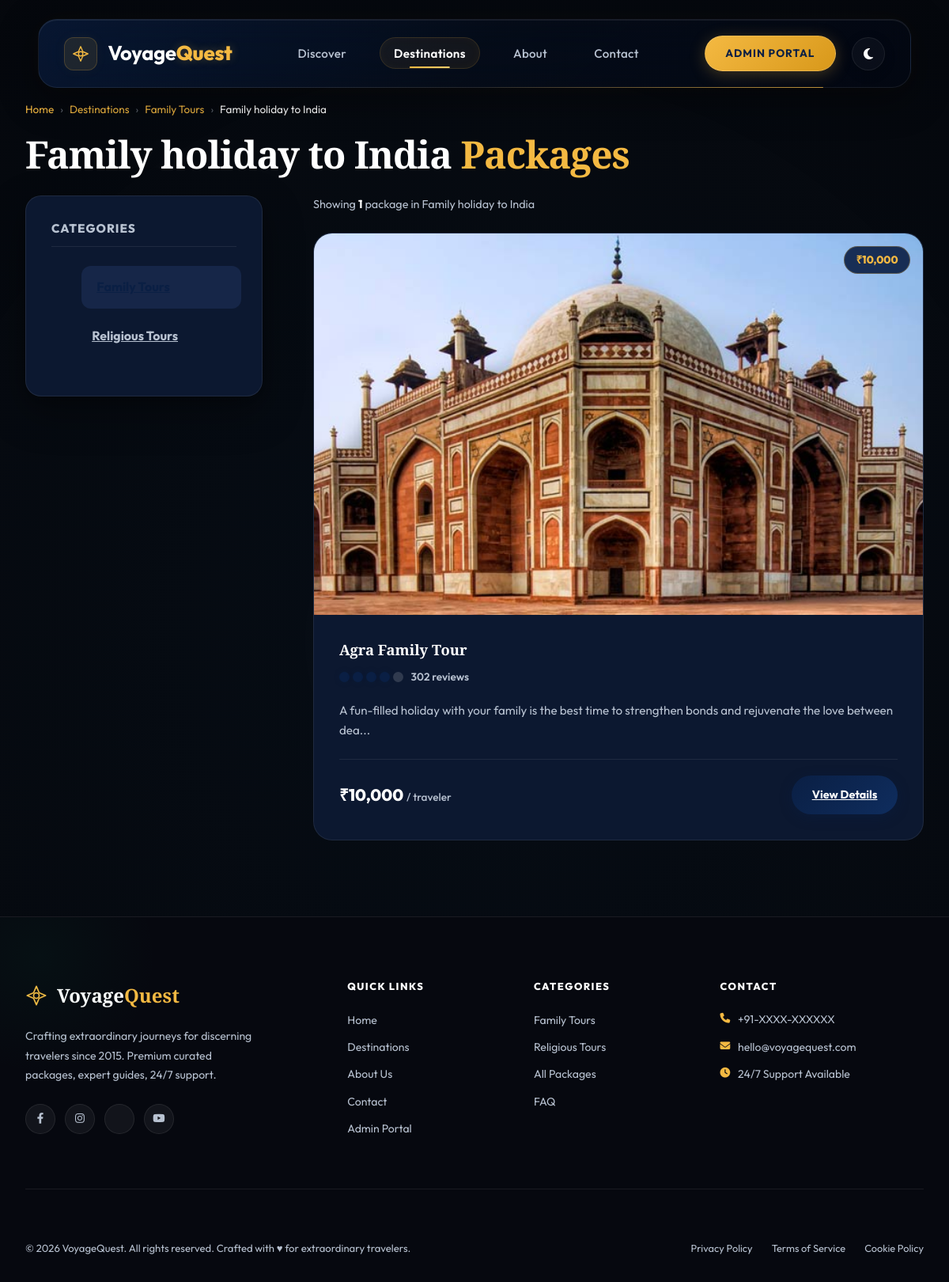
Page /package.php?subcatid=1 on the committed database.
### tables this page shows
CREATE TABLE IF NOT EXISTS `subcategory` (
  `Subcatid` int(200) NOT NULL AUTO_INCREMENT,
  `Subcatname` varchar(1000) NOT NULL,
  `Catid` int(200) NOT NULL,
  `Pic` varchar(8000) NOT NULL,
  `Detail` varchar(8000) NOT NULL,
  PRIMARY KEY (`Subcatid`)
);

CREATE TABLE IF NOT EXISTS `category` (
  `Cat_id` int(100) NOT NULL AUTO_INCREMENT,
  `Cat_name` varchar(2000) NOT NULL,
  PRIMARY KEY (`Cat_id`)
);

CREATE TABLE IF NOT EXISTS `package` (
  `Packid` int(200) NOT NULL AUTO_INCREMENT,
  `Packname` varchar(1000) NOT NULL,
  `Category` int(200) NOT NULL,
  `Subcategory` int(200) NOT NULL,
  `Packprice` int(200) NOT NULL,
  `Pic1` varchar(8000) NOT NULL,
  `Pic2` varchar(8000) NOT NULL,
  `Pic3` varchar(8000) NOT NULL,
  `Detail` varchar(8000) NOT NULL,
  PRIMARY KEY (`Packid`)
);

### function.php (called while the page is built, shortened)
<?php
function h($string) {
    return htmlspecialchars($string ?? '', ENT_QUOTES, 'UTF-8');
}
function prepare_query($cn, $sql, $types = '', $params = []) {
    $stmt = mysqli_prepare($cn, $sql);
    if ($types && $params) {
        mysqli_stmt_bind_param($stmt, $types, ...$params);
    }
    mysqli_stmt_execute($stmt);
    return mysqli_stmt_get_result($stmt);
}
?>

### package.php (the view, shortened to what this page needs)
<?php
include('function.php');
$subcatid = isset($_GET["subcatid"]) ? (int)$_GET["subcatid"] : 0;
$subcat_name = 'Travel Packages';
$cat_name    = 'Destinations';
$subcat_catid = 0;
if ($subcatid > 0) {
    $sub_res = prepare_query($cn,
        "SELECT s.Subcatname, s.Catid, c.Cat_name FROM subcategory s JOIN category c ON s.Catid = c.Cat_id WHERE s.Subcatid = ?",
        "i", [$subcatid]
    );
    if ($sub_res && $sub_row = mysqli_fetch_assoc($sub_res)) {
        $subcat_name   = $sub_row['Subcatname'];
        $cat_name      = $sub_row['Cat_name'];
        $subcat_catid  = (int)$sub_row['Catid'];
    }
}
$all_cats = mysqli_query($cn, "SELECT Cat_id, Cat_name FROM category ORDER BY Cat_id");
$packages = [];
if ($subcatid > 0) {
    $pkg_res = prepare_query($cn,
        "SELECT Packid, Packname, Packprice, Pic1, Detail FROM package WHERE Subcategory = ? ORDER BY Packid",
        "i", [$subcatid]
    );
    if ($pkg_res) {
        while ($row = mysqli_fetch_assoc($pkg_res)) {
            $packages[] = $row;
        }
    }
}
?>
<!DOCTYPE html>
<html lang="en">
<head>
    <link href="https://cdn.jsdelivr.net/npm/bootstrap@5.3.0/dist/css/bootstrap.min.css" rel="stylesheet">
    <link rel="stylesheet" href="css/luxury_travel.css?v=<?php echo filemtime('css/luxury_travel.css'); ?>">
</head>
<body>
<?php include('top.php'); ?>
<main class="ta-container" role="main">
    <nav aria-label="Breadcrumb" style="margin-bottom: 1rem;" data-aos="fade-up">
        <ol style="display:flex;gap:0.5rem;list-style:none;padding:0;margin:0;font-size:0.85rem;color:var(--text-gray);flex-wrap:wrap;">
            <li><a href="index.php" style="color:var(--gold);text-decoration:none;">Home</a></li>
            <li style="opacity:0.5;">›</li>
            <li><a href="category.php" style="color:var(--gold);text-decoration:none;">Destinations</a></li>
            <li style="opacity:0.5;">›</li>
            <li><a href="subcat.php?catid=<?php echo $subcat_catid; ?>" style="color:var(--gold);text-decoration:none;"><?php echo h($cat_name); ?></a></li>
            <li style="opacity:0.5;">›</li>
            <li aria-current="page" style="color:var(--text-white);"><?php echo h($subcat_name); ?></li>
        </ol>
    </nav>
    <h1 class="ta-section-title" data-aos="fade-up">
        <?php echo h($subcat_name); ?> <span>Packages</span>
    </h1>
    <div class="ta-grid-sidebar">
        <aside class="ta-sidebar" data-aos="fade-right" aria-label="Travel categories">
            <h2 class="ta-sidebar-title" style="font-size:0.95rem;">Categories</h2>
            <ul class="ta-sidebar-menu" role="list">
                <?php while ($cat = mysqli_fetch_assoc($all_cats)): ?>
                <li role="listitem">
                    <a href="subcat.php?catid=<?php echo (int)$cat['Cat_id']; ?>"
                       class="ta-sidebar-link <?php echo ((int)$cat['Cat_id'] === $subcat_catid) ? 'active' : ''; ?>">
                        <?php echo h($cat['Cat_name']); ?>
                    </a>
                </li>
                <?php endwhile; ?>
            </ul>
        </aside>
        <div>
            <?php if (empty($packages)): ?>
            <div class="ta-detail-card" role="status">
                <h3 style="text-align:center;color:var(--text-gray);margin-bottom:1rem;">
                    No packages found in this region.
                </h3>
                <p style="text-align:center;color:var(--text-gray);margin-bottom:1.5rem;">
                    Check back soon — we're adding new packages regularly.
                </p>
                <div style="text-align:center;">
                    <a href="category.php" class="btn-ta btn-ta-primary" style="display:inline-block;">
                        Browse All Destinations
                    </a>
                </div>
            </div>
            <?php else: ?>
            <p style="color:var(--text-gray);font-size:0.9rem;margin-bottom:1.5rem;" data-aos="fade-up">
                Showing <strong style="color:var(--text-white);"><?php echo count($packages); ?></strong>
                package<?php echo count($packages) !== 1 ? 's' : ''; ?> in <?php echo h($subcat_name); ?>
            </p>
            <div class="ta-grid-3">
                <?php foreach ($packages as $i => $pkg):
                    $pseudo_rating  = (($pkg['Packid'] * 5) % 2 == 0) ? 5 : 4;
                    $pseudo_reviews = number_format(($pkg['Packid'] * 218) + 84);
                ?>
                <article class="ta-card"
                         data-aos="fade-up"
                         data-aos-delay="<?php echo ($i % 3) * 100; ?>"
                         aria-label="<?php echo h($pkg['Packname']); ?>">
                    <div class="ta-card-img-wrapper">
                        <img src="Admin/packimages/<?php echo h($pkg['Pic1']); ?>"
                             alt="<?php echo h($pkg['Packname']); ?>"
                             class="ta-card-img"
                             loading="lazy"
                             onerror="this.src='images/travelimage.jpg'">
                        <div style="position:absolute;top:1rem;right:1rem;background:rgba(10,31,68,0.9);backdrop-filter:blur(10px);border:1px solid rgba(244,185,66,0.3);border-radius:20px;padding:0.35rem 0.9rem;font-size:0.85rem;font-weight:800;color:var(--gold);z-index:2;">
                            ₹<?php echo number_format((double)$pkg['Packprice']); ?>
                        </div>
                    </div>
                    <div class="ta-card-body">
                        <h2 class="ta-card-title" style="font-size:1.15rem;"><?php echo h($pkg['Packname']); ?></h2>
                        <div class="rating-container" aria-label="Rating: <?php echo $pseudo_rating; ?> out of 5">
                            <div class="rating-bubbles" aria-hidden="true">
                                <?php for ($j = 1; $j <= 5; $j++): ?>
                                <span class="bubble <?php echo ($j <= $pseudo_rating) ? 'filled' : ''; ?>"></span>
                                <?php endfor; ?>
                            </div>
                            <span class="rating-count"><?php echo $pseudo_reviews; ?> reviews</span>
                        </div>
                        <p class="ta-card-text">
                            <?php echo h(substr($pkg['Detail'], 0, 110)) . (strlen($pkg['Detail']) > 110 ? '...' : ''); ?>
                        </p>
                        <div class="ta-card-footer">
                            <span class="ta-price">
                                ₹<?php echo number_format((double)$pkg['Packprice']); ?>
                                <span>/ traveler</span>
                            </span>
                            <a href="detail.php?pid=<?php echo (int)$pkg['Packid']; ?>"
                               class="btn-ta btn-ta-primary"
                               aria-label="View details for <?php echo h($pkg['Packname']); ?>">
                                View Details
                            </a>
                        </div>
                    </div>
                </article>
                <?php endforeach; ?>
            </div>
            <?php endif; ?>
        </div>
    </div>
</main>
<?php
include('bottom.php');
?>
</body>
</html>

### rows in the picture
subcategory: category.Cat_name "Family Tours", Subcatname "Family holiday to India"
category: Cat_name "Religious Tours"
package: Pic1 (picture), Packprice "10,000", Packname "Agra Family Tour", Packid "302", Detail "A fun-filled holiday with your family is the best time to strengthen bonds and rejuvenate the love between dea"

### other values in the picture
count($packages) "1"
